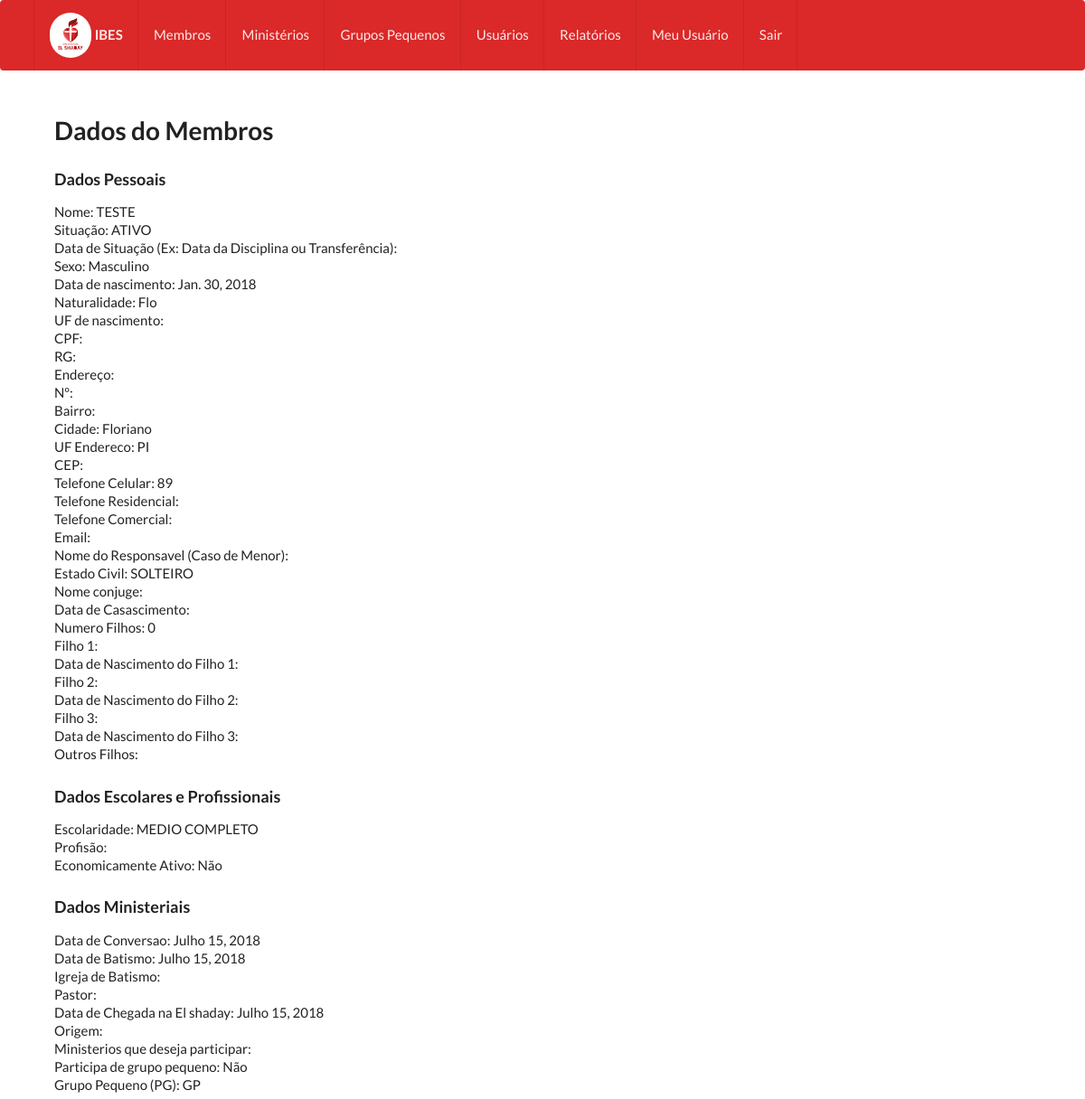
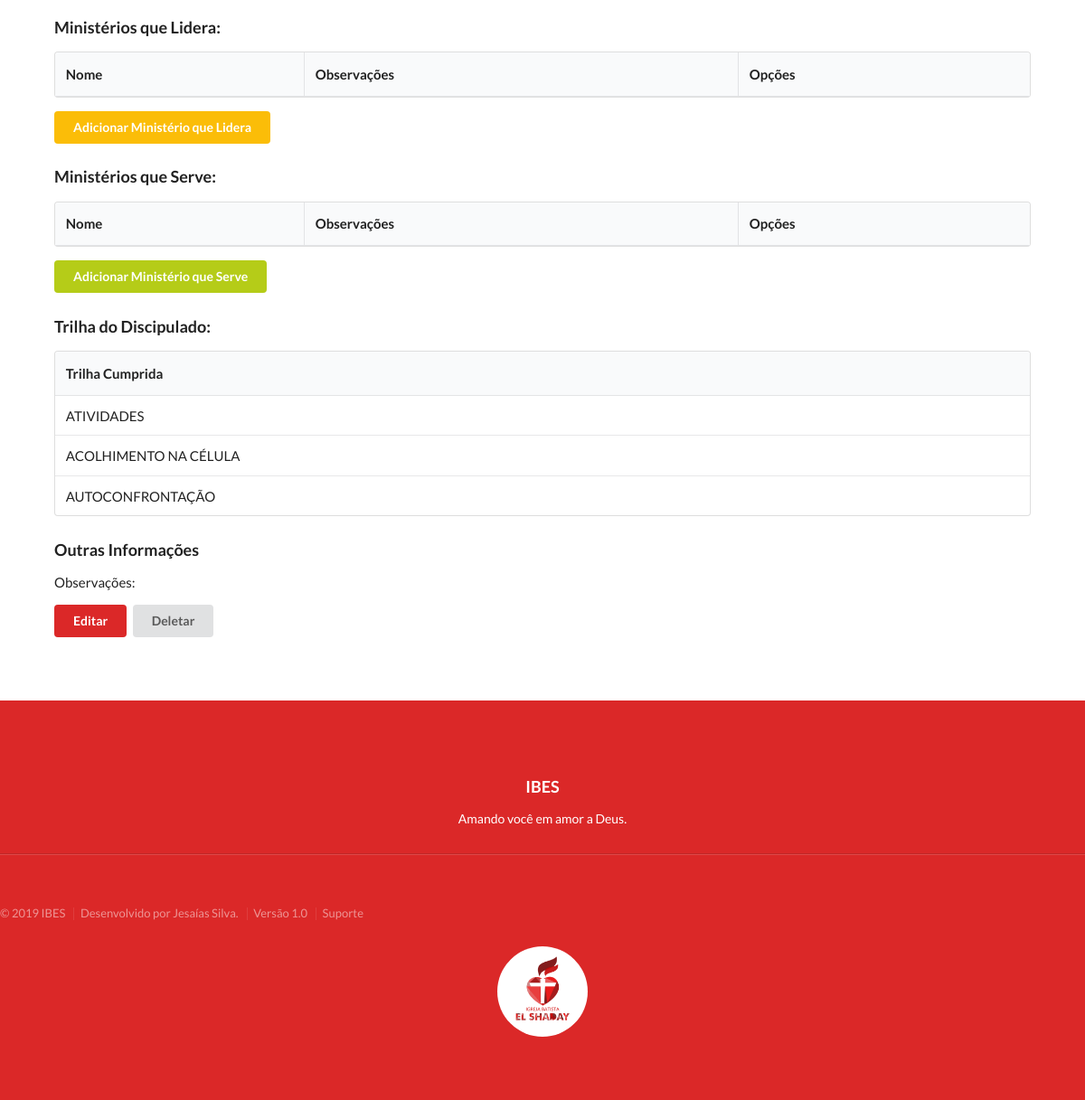
Screenshot of /membros/1/ (signed in) with the database file from the repository (2 pictures, top to bottom).
### secretariaapp/models.py (models this page shows, shortened)
class Membro(models.Model):
    nome_completo = models.CharField(max_length=100 )
    sexo = models.ForeignKey(Sexo, on_delete=models.PROTECT)
    situacao = models.ForeignKey(Situacao, on_delete=models.PROTECT)
    data_situacao = models.DateField(blank=True,null=True)
    data_nascimento = models.DateField(default=datetime.now,blank=True,null=True)
    naturalidade = models.CharField(max_length=30,blank=True)
    uf_nascimento = models.ForeignKey(Uf, related_name = 'uf_nascimento', on_delete=models.PROTECT,null=True,blank=True)
    cpf = models.CharField(max_length=11,blank=True)
    rg = models.CharField(max_length=15,blank=True)
    endereco = models.CharField(max_length=50,blank=True)
    n = models.CharField(max_length=10,blank=True)
    bairro = models.CharField(max_length=50,blank=True)
    cidade = models.CharField(max_length=50)
    uf_endereco = models.ForeignKey(Uf, related_name = 'uf_endereco', on_delete=models.PROTECT)
    cep = models.CharField(max_length=10,blank=True)
    telefone_celular = models.CharField(max_length=15,blank=True)
    telefone_residencial = models.CharField(max_length=15,blank=True)
    telefone_comercial = models.CharField(max_length=15,blank=True)
    email = models.EmailField(max_length=254,blank=True)
    nome_responsavel = models.CharField(max_length=100,blank=True)
    estado_civil = models.ForeignKey(Estado_Civil, on_delete=models.PROTECT)
    nome_conjuge = models.CharField(max_length=100,blank=True)
    data_casascimento = models.DateField(blank=True,null=True)
    numero_filhos = models.PositiveIntegerField(default= 0)
    filho1 = models.CharField(max_length=100,blank=True)
    data_nascimento_filho1 = models.DateField(blank=True,null=True)
    filho2 = models.CharField(max_length=100,blank=True)
    data_nascimento_filho2 = models.DateField(blank=True,null=True)
    filho3 = models.CharField(max_length=100,blank=True)
    data_nascimento_filho3 = models.DateField(blank=True,null=True)
    outros_filhos = models.TextField(blank=True)
    escolaridade = models.ForeignKey(Escolaridade, on_delete=models.PROTECT)
    profisao = models.CharField(max_length=50,blank=True)
    economicamente_ativo = models.BooleanField(default = False)
    data_conversao = models.DateField(default=datetime.now,blank=True,null=True)
    data_batismo = models.DateField(default=datetime.now,blank=True,null=True)
    igreja_batismo = models.CharField(max_length=50,blank=True)
    pastor = models.CharField(max_length=100,blank=True)
    data_chegada_na_elshaday = models.DateField(default=datetime.now,blank=True,null=True)
    origem = models.ForeignKey(Origem, on_delete=models.PROTECT,blank=True,null=True)
    ministerios_que_deseja_participar = models.CharField(max_length=100, blank=True)
    participa_grupo_pequeno = models.BooleanField(default = False)
    grupo_pequeno = models.ForeignKey(Grupo_Pequeno, on_delete=models.PROTECT,blank=True,null=True)
    trilha_discipulado = models.ManyToManyField(Trilha_Discipulado, blank=True)
    obs = models.TextField(blank=True)

class Situacao(models.Model):
    situacao = models.CharField(max_length=100,unique=True)
    descricao = models.TextField(blank=True)
    def __str__(self):
        return str(self.situacao)

class Sexo(models.Model):
    sexo = models.CharField(max_length=10,unique=True)
    def __str__(self):
        return str(self.sexo)

class Uf(models.Model):
    uf = models.CharField(max_length=2,unique=True)
    estado = models.CharField(max_length=30,unique=True)
    def __str__(self):
        return str(self.uf)

class Estado_Civil(models.Model):
    estado_civil = models.CharField(max_length=30,unique=True)
    def __str__(self):
        return str(self.estado_civil)

class Escolaridade(models.Model):
    escolaridade = models.CharField(max_length=30,unique=True)
    def __str__(self):
        return str(self.escolaridade)

class Grupo_Pequeno(models.Model):
    nome = models.CharField(max_length=100,unique=True)
    descricao = models.TextField(blank=True)
    def __str__(self):
        return str(self.nome)

class Trilha_Discipulado(models.Model):
    trilha_discipulado = models.CharField(max_length=100,unique=True)
    descricao = models.TextField(blank=True)
    def __str__(self):
        return str(self.trilha_discipulado)

### secretariaapp/views.py (the view)
# urls.py: url(r'^membros/(?P<pk>[0-9]+)/$',login_required(membroDetalhes),name='membroDetalhes'),
def membroDetalhes(request,pk):
    if not request.user.perfil.gerenciar_Membros:
        return redirect('/sempermissao')
    forcar_nao_repetir_obreiro_ministerio()
    forcar_nao_repetir_lider_ministerio()
    forcar_nao_repetir_lider_GP()
    if forcar_user_atualizar_perfil(request) :
        return redirect('/meu_perfil/update/')
    try:
        membro = Membro.objects.get(pk=pk)
        obreiro_Ministerios = Obreiro_Ministerio.objects.filter(obreiro = membro).order_by('ministerio')
        lider_Ministerios = Lider_Ministerio.objects.filter(nome_lider = membro).order_by('ministerio')
    except Exception as e:
        return redirect('/membros')
    return render(request,'membro_detalhes.html',{'membro':membro, 'obreiro_Ministerios': obreiro_Ministerios, 'lider_Ministerios':lider_Ministerios})

### secretariaapp/views.py (called while the page is built, shortened)
def forcar_user_atualizar_perfil(request):
    usuario = request.user
    perfil = Perfil.objects.get(user=usuario)
    espaco = 0
    numero = 0
    if perfil.nome_completo is None or perfil.email is None :
        return True
    for caracter in perfil.nome_completo:
        if caracter in ' ':
            espaco = espaco + 1
        if caracter in '0123456789':
            numero = numero + 1
    if len(perfil.nome_completo) <10  or len(perfil.email) < 10 or espaco == 0 or numero > 0:
        return True
    return False

def forcar_nao_repetir_obreiro_ministerio():
    cont = 1
    while cont < 2:
        obreiro_Ministerio1 = Obreiro_Ministerio.objects.all()
        obreiro_Ministerio2 = Obreiro_Ministerio.objects.all()
        cont = cont + 1

def forcar_nao_repetir_lider_ministerio():
    cont = 1
    while cont < 2:
        lider_Ministerio1 = Lider_Ministerio.objects.all()
        lider_Ministerio2 = Lider_Ministerio.objects.all()
        cont = cont + 1

def forcar_nao_repetir_lider_GP():
    cont = 1
    while cont < 2:
        lider_grupo_pequeno1 = Lider_Grupo_Pequeno.objects.all()
        lider_grupo_pequeno2 = Lider_Grupo_Pequeno.objects.all()
        cont = cont + 1

### secretariaapp/templates/membro_detalhes.html (shortened to what this page needs)
{% include 'cabecalho.html' %}
<div class="corpo_app">
        <h1>Dados do Membros</h1>
        <h3>Dados Pessoais</h3>
        <div class="field">
          <label>Nome: </label>
          {{membro.nome_completo}}
        </div>
        <div class="field">
          <label>Situação: </label>
          {{membro.situacao}}
        </div>
        <div class="field">
          <label>Data de Situação (Ex: Data da Disciplina ou Transferência): </label>
        </div>
        <div class="field">
          <label>Sexo: </label>
          {{membro.sexo}}
        </div>
        <div class="field">
          <label>Data de nascimento: </label>
          {% if membro.data_nascimento is not None %}
          {{membro.data_nascimento}}
          {% endif %}
        </div>
        <div class="field">
          <label>Naturalidade: </label>
          {{membro.naturalidade}}
        </div>
        <div class="field">
          <label>UF de nascimento: </label>
        </div>
        <div class="field">
          <label>CPF: </label>
        </div>
        <div class="field">
          <label>RG: </label>
        </div>
        <div class="field">
          <label>Endereço: </label>
        </div>
        <div class="field">
          <label>Nº: </label>
        </div>
        <div class="field">
          <label>Bairro: </label>
        </div>
        <div class="field">
          <label>Cidade: </label>
          {{membro.cidade}}
        </div>
        <div class="field">
          <label>UF Endereco: </label>
          {{membro.uf_endereco}}
        </div>
        <div class="field">
          <label>CEP: </label>
        </div>
        <div class="field">
          <label>Telefone Celular: </label>
          {{membro.telefone_celular}}
        </div>
        <div class="field">
          <label>Telefone Residencial: </label>
        </div>
        <div class="field">
          <label>Telefone Comercial: </label>
        </div>
        <div class="field">
          <label>Email: </label>
        </div>
        <div class="field">
          <label>Nome do Responsavel (Caso de Menor): </label>
        </div>
        <div class="field">
          <label>Estado Civil: </label>
          {{membro.estado_civil}}
        </div>
        <div class="field">
          <label>Nome conjuge: </label>
        </div>
        <div class="field">
          <label>Data de Casascimento: </label>
        </div>
        <div class="field">
          <label>Numero Filhos: </label>
          {{membro.numero_filhos}}
        </div>
        <div class="field">
          <label>Filho 1: </label>
        </div>
        <div class="field">
          <label>Data de Nascimento do Filho 1: </label>
        </div>
        <div class="field">
          <label>Filho 2: </label>
        </div>
        <div class="field">
          <label>Data de Nascimento do Filho 2: </label>
        </div>
        <div class="field">
          <label>Filho 3: </label>
        </div>
        <div class="field">
          <label>Data de Nascimento do Filho 3: </label>
        </div>
        <div class="field">
          <label>Outros Filhos: </label>
        </div>
        <h3>Dados Escolares e Profissionais</h3>
        <div class="field">
          <label>Escolaridade: </label>
          {{membro.escolaridade}}
        </div>
        <div class="field">
          <label>Profisão: </label>
        </div>
        <div class="field">
          <label>Economicamente Ativo: </label>
        {% if membro.economicamente_ativo %}
            Sim
        {% else  %}
            Não
        {% endif  %}
        </div>
        <h3>Dados Ministeriais</h3>
        <div class="field">
          <label>Data de Conversao: </label>
          {% if membro.data_conversao is not None %}
            {{membro.data_conversao}}
          {% endif %}
        </div>
        <div class="field">
          <label>Data de Batismo: </label>
          {% if membro.data_batismo is not None %}
            {{membro.data_batismo}}
          {% endif %}
        </div>
        <div class="field">
          <label>Igreja de Batismo: </label>
        </div>
        <div class="field">
          <label>Pastor:</label>
        </div>
        <div class="field">
          <label>Data de Chegada na El shaday: </label>
          {% if membro.data_chegada_na_elshaday is not None %}
            {{membro.data_chegada_na_elshaday}}
          {% endif %}
        </div>
        <div class="field">
          <label>Origem: </label>
        </div>
        <div class="field">
          <label>Ministerios que deseja participar: </label>
        </div>
        <div class="field">
          <label>Participa de grupo pequeno: </label>
        {% if membro.participa_grupo_pequeno %}
            Sim
        {% else  %}
            Não
        {% endif  %}
        </div>
        <div class="field">
          <label>Grupo Pequeno (PG): </label>
          {% if membro.grupo_pequeno is not None %}
            {{membro.grupo_pequeno}}
          {% endif %}
        </div>
        <h3>Ministérios que Lidera: </h3>
        <table  class="ui celled table" >
          <thead>
            <tr>
              <th>Nome</th>
              <th>Observações</th>
              <th colspan="2"> Opções</th>
            </tr>
          </thead>
        </table>
        <a href="{% url 'secretariaapp:lider_ministerio_especificoNew' membro.pk %}" class="ui button yellow" > Adicionar Ministério que Lidera </a>
        <h3>Ministérios que Serve: </h3>
        <table  class="ui celled table" >
          <thead>
            <tr>
              <th>Nome</th>
              <th>Observações</th>
              <th colspan="2"> Opções</th>
            </tr>
          </thead>
        </table>
        <a href="{% url 'secretariaapp:obreiro_ministerioNew' membro.pk %}" class="ui button olive" > Adicionar Ministério que Serve </a>
        <h3>Trilha do Discipulado: </h3>
        <table  class="ui celled table" >
          <thead>
            <tr>
              <th>Trilha Cumprida</th>
            </tr>
          </thead>
          <tbody>
                {% for trilha in membro.trilha_discipulado.all  %}
              <tr>
                <td>{{trilha}}</td>
              </tr>
            {% endfor %}
          </tbody>
        </table>
        <h3>Outras Informações</h3>
        <div class="field">
          <label>Observações: </label>
        </div>
        <a href="{% url 'secretariaapp:membroUpdate' membro.pk  %}" class="ui red button" > Editar </a>
        <a href="{% url 'secretariaapp:membroDelete' membro.pk  %}" class="ui button"  > Deletar </a>
</div>
{% include 'rodape.html' %}

### secretariaapp/templates/css.html (style rules this page uses)
.corpo_app { margin-top: 4%; margin-left: 5%; margin-bottom: 5%; margin-right: 5%; font-size: 15px; text-align: justify; }

### rows the page displays
Membro: nome_completo "TESTE", situacao "ATIVO", sexo "Masculino", data_nascimento "Jan. 30, 2018", naturalidade "Flo", cidade "Floriano", uf_endereco "PI", telefone_celular "89", estado_civil "SOLTEIRO", numero_filhos "0", escolaridade "MEDIO COMPLETO", data_conversao "Julho 15, 2018", data_batismo "Julho 15, 2018", data_chegada_na_elshaday "Julho 15, 2018", grupo_pequeno "GP"
Trilha_Discipulado: trilha_discipulado "ATIVIDADES"
Trilha_Discipulado: trilha_discipulado "ACOLHIMENTO NA CÉLULA"
Trilha_Discipulado: trilha_discipulado "AUTOCONFRONTAÇÃO"
